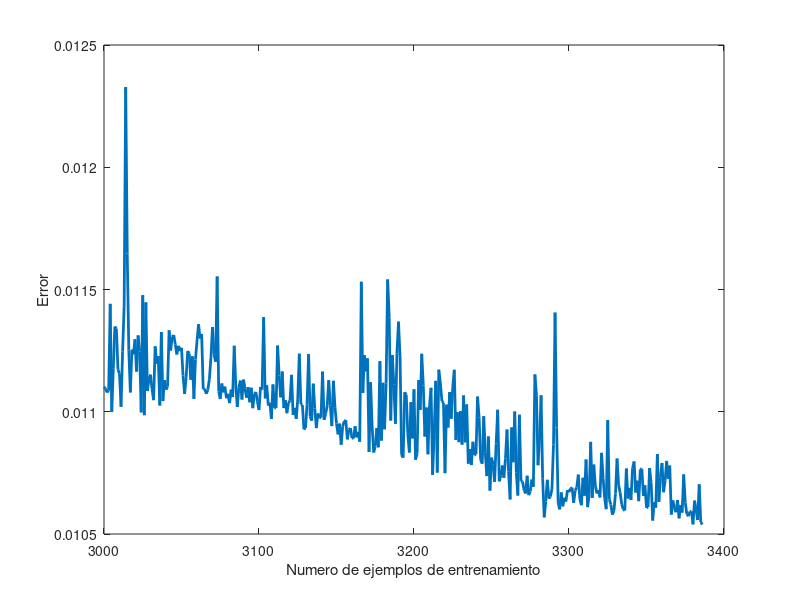

This chart was generated by the following MATLAB code: (Note: this script raises an error after producing the figure.)
function paintlearningCurves()
    load("learningcurvesNN.mat")
    plot([3000:1:columns(jtrain)], jtrain(3000:end), 'LineWidth', 2);
    xlabel('Numero de ejemplos de entrenamiento')
    ylabel('Error')
    % hold on;
    % plot([3000:1:columns(jval)], jval(3000:end), 'LineWidth', 2);
    % hold off;

    h = legend ({'jtrain'}, 'jval');
    legend (h, 'location', 'northeastoutside');
    set (h, 'fontsize', 20);

    % load("curvadeevolucionlambdaNN.mat");
    % plot(lambda, jtrain, 'LineWidth', 2);
    % xlabel('lambda')
    % ylabel('Error')
    % hold on;
    % plot(lambda, jval, 'LineWidth', 2);
    % hold off;

    % h = legend ({'jtrain'}, 'jval');
    % legend (h, 'location', 'northeastoutside');
    % set (h, 'fontsize', 20);
endfunction